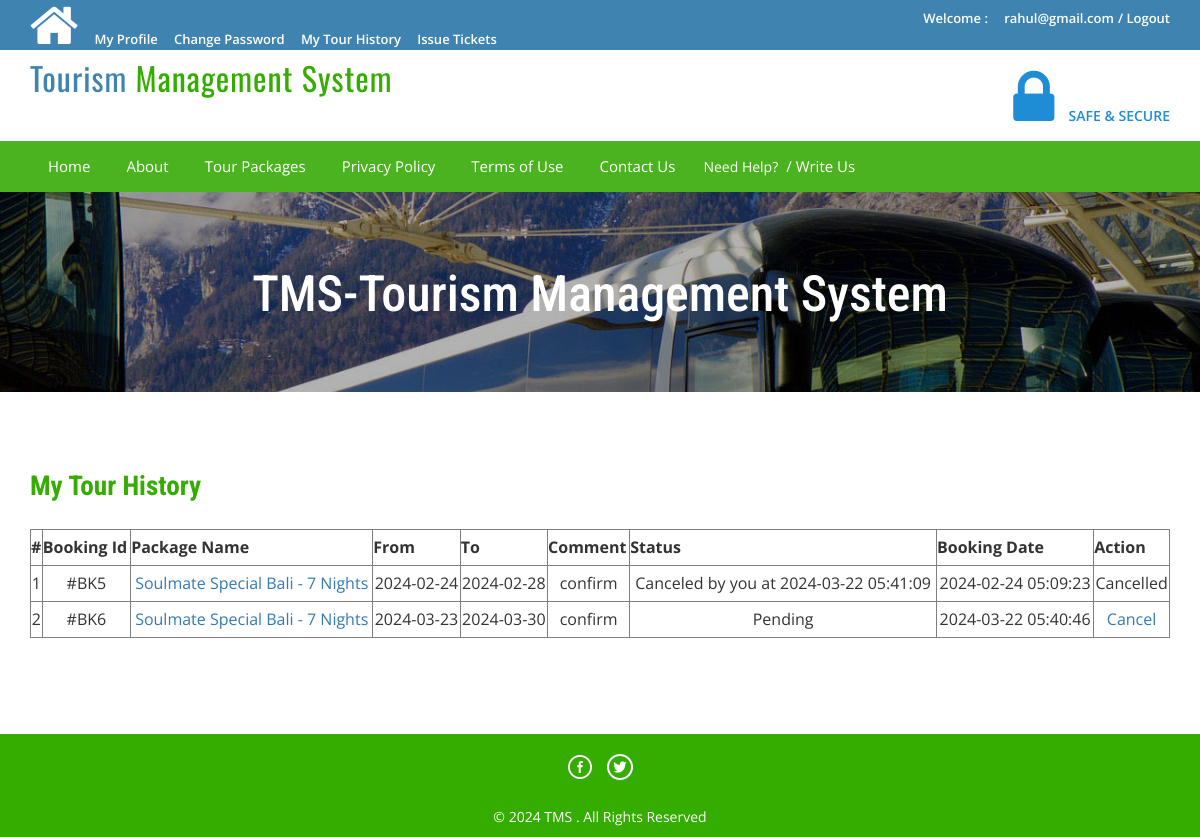
Page /tms/tour-history.php (signed in) on the committed database.
### tables this page shows
CREATE TABLE `tblbooking` (
  `BookingId` int(11) NOT NULL,
  `PackageId` int(11) DEFAULT NULL,
  `UserEmail` varchar(100) DEFAULT NULL,
  `FromDate` varchar(100) DEFAULT NULL,
  `ToDate` varchar(100) DEFAULT NULL,
  `Comment` mediumtext DEFAULT NULL,
  `RegDate` timestamp NULL DEFAULT current_timestamp(),
  `status` int(11) DEFAULT NULL,
  `CancelledBy` varchar(5) DEFAULT NULL,
  `UpdationDate` timestamp NULL DEFAULT NULL ON UPDATE current_timestamp()
);

CREATE TABLE `tbltourpackages` (
  `PackageId` int(11) NOT NULL,
  `PackageName` varchar(200) DEFAULT NULL,
  `PackageType` varchar(150) DEFAULT NULL,
  `PackageLocation` varchar(100) DEFAULT NULL,
  `PackagePrice` int(11) DEFAULT NULL,
  `PackageFetures` varchar(255) DEFAULT NULL,
  `PackageDetails` mediumtext DEFAULT NULL,
  `PackageImage` varchar(100) DEFAULT NULL,
  `Creationdate` timestamp NULL DEFAULT current_timestamp(),
  `UpdationDate` timestamp NULL DEFAULT NULL ON UPDATE current_timestamp()
);

### tms/tour-history.php (the view, shortened to what this page needs)
<?php
include('includes/config.php');
if(strlen($_SESSION['login'])==0)
	{
header('location:index.php');
}
else{
?>
<!DOCTYPE HTML>
<html>
<head>
<link href="css/bootstrap.css" rel='stylesheet' type='text/css' />
<link href="css/style.css" rel='stylesheet' type='text/css' />
<link href="css/font-awesome.css" rel="stylesheet">
<link href="css/animate.css" rel="stylesheet" type="text/css" media="all">
</head>
<body>
<div class="top-header">
<?php include('includes/header.php');?>
<div class="banner-1 ">
	<div class="container">
		<h1 class="wow zoomIn animated animated" data-wow-delay=".5s" style="visibility: visible; animation-delay: 0.5s; animation-name: zoomIn;">TMS-Tourism Management System</h1>
	</div>
</div>
<div class="privacy">
	<div class="container">
		<h3 class="wow fadeInDown animated animated" data-wow-delay=".5s" style="visibility: visible; animation-delay: 0.5s; animation-name: fadeInDown;">My Tour History</h3>
		<form name="chngpwd" method="post" onSubmit="return valid();">
	<p>
	<table border="1" width="100%">
<tr align="center">
<th>#</th>
<th>Booking Id</th>
<th>Package Name</th>
<th>From</th>
<th>To</th>
<th>Comment</th>
<th>Status</th>
<th>Booking Date</th>
<th>Action</th>
</tr>
<?php
$uemail=$_SESSION['login'];;
$sql = "SELECT tblbooking.BookingId as bookid,tblbooking.PackageId as pkgid,tbltourpackages.PackageName as packagename,tblbooking.FromDate as fromdate,tblbooking.ToDate as todate,tblbooking.Comment as comment,tblbooking.status as status,tblbooking.RegDate as regdate,tblbooking.CancelledBy as cancelby,tblbooking.UpdationDate as upddate from tblbooking join tbltourpackages on tbltourpackages.PackageId=tblbooking.PackageId where UserEmail=:uemail";
$query = $dbh->prepare($sql);
$query -> bindParam(':uemail', $uemail, PDO::PARAM_STR);
$query->execute();
$results=$query->fetchAll(PDO::FETCH_OBJ);
$cnt=1;
if($query->rowCount() > 0)
{
foreach($results as $result)
{	?>
<tr align="center">
<td><?php echo htmlentities($cnt);?></td>
<td>#BK<?php echo htmlentities($result->bookid);?></td>
<td><a href="package-details.php?pkgid=<?php echo htmlentities($result->pkgid);?>"><?php echo htmlentities($result->packagename);?></a></td>
<td><?php echo htmlentities($result->fromdate);?></td>
<td><?php echo htmlentities($result->todate);?></td>
<td><?php echo htmlentities($result->comment);?></td>
<td><?php if($result->status==0)
{
echo "Pending";
}
if($result->status==2 and  $result->cancelby=='u')
{
echo "Canceled by you at " .$result->upddate;
}
?></td>
<td><?php echo htmlentities($result->regdate);?></td>
<?php if($result->status==2)
{
	?><td>Cancelled</td>
<?php } else {?>
<td><a href="tour-history.php?bkid=<?php echo htmlentities($result->bookid);?>" onclick="return confirm('Do you really want to cancel booking')" >Cancel</a></td>
<?php }?>
</tr>
<?php $cnt=$cnt+1; }} ?>
	</table>
			</p>
			</form>
	</div>
</div>
<?php include('includes/footer.php');?>
</body>
</html>
<?php } ?>

### tms/css/style.css (style rules this page uses)
html, body { font-size: 100%; background: #fff; font-family: 'Open Sans', sans-serif; }
body a,.grid_1,plan_1,plan_1.one,plan_1.two,i.icon1, i.icon2, i.icon3, i.icon4, i.icon5, i.icon6 { transition:0.5s all; -webkit-transition:0.5s all; -moz-transition:0.5s all; -o-transition:0.5s all; -ms-transition:0.5s all; }
h1,h2,h3,h4,h5,h6 { margin:0; font-family: 'Roboto Condensed', sans-serif; }
p { margin:0; }
.top-header { background-color: #3F84B1; border-bottom: 0 none; height: 50px; line-height: 35px; }
.banner-1 { background: url(../images/3.jpg)no-repeat; background-size: cover; -webkit-background-size: cover; -o-background-size: cover; -ms-background-size: cover; -moz-background-size: cover; min-height:200px; }
.banner-1 h1 { font-size: 50px; margin-bottom: 40px; padding: 1.5em 0 0; text-align: center; color: #ffffff; }
.privacy h3 { color: #34AD00; font-size: 1.7em; font-weight: 700; margin-bottom: 1em; }
.privacy { padding: 5em 0; }
.privacy p { font-size: 1em; line-height: 1.8em; color: #999; margin: 1em 0; }

### rows in the picture
tblbooking: BookingId "5", PackageId.PackageName "Soulmate Special Bali - 7 Nights", FromDate "2024-02-24", ToDate "2024-02-28", Comment "confirm", UpdationDate "2024-03-22 05:41:09", RegDate "2024-02-24 05:09:23", status "Cancelled"
tblbooking: BookingId "6", PackageId.PackageName "Soulmate Special Bali - 7 Nights", FromDate "2024-03-23", ToDate "2024-03-30", Comment "confirm", status "Pending", RegDate "2024-03-22 05:40:46"

### other values in the picture
$_SESSION['login'] "rahul@gmail.com"
